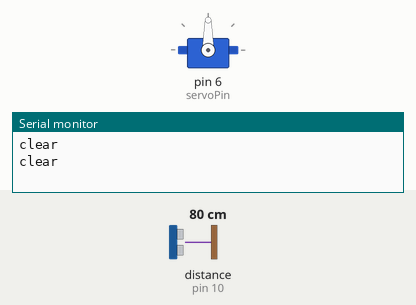
This sketch was run on a simulated Arduino Uno, built with avr-gcc and run on an emulated ATmega328P. On the bench: servo, the last lines printed to the serial monitor. Wiring (inferred from the names in the program): ultrasonic range finder: trigger pin 9; echo pin 10. The test bench sets the inputs (shaded band); at power-on: distance to the obstacle (sensor on pin 10) 80 cm. The echo pulse lasts 58.3 µs per cm.

Above: at 1.8 s.
1.9 s: distance to the obstacle (sensor on pin 10) set to 40 cm
3.4 s: distance to the obstacle (sensor on pin 10) set to 33 cm
At 6.2 s:
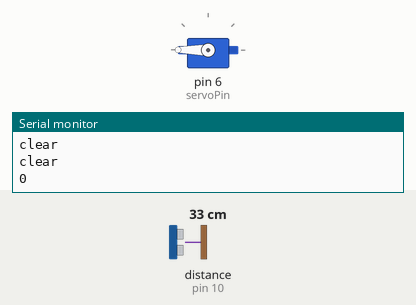
7.5 s: distance to the obstacle (sensor on pin 10) set to 60 cm
At 8.0 s:
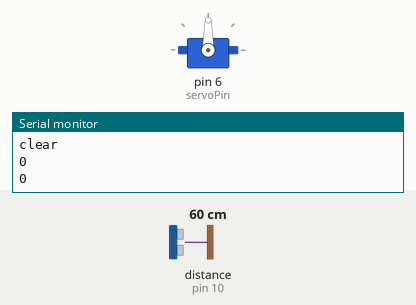
9.0 s: distance to the obstacle (sensor on pin 10) set to 2 cm
At 9.9 s:
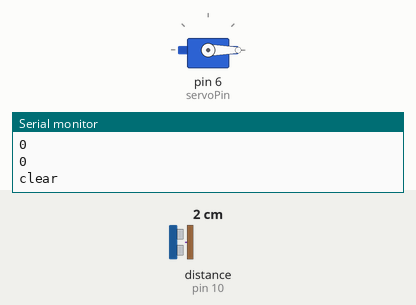
Timing chart, 0 to 14.1 s (numbered marks = the images above; inputs shaded):
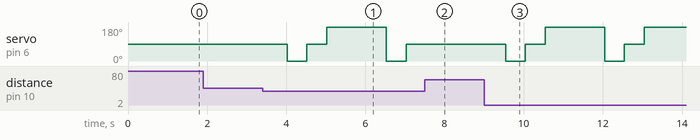

The sketch:

ServoControl.ino
```cpp
#include <Servo.h>

// Initialize pins for trigger, echo, and servo
int trigPin = 9;
int echoPin = 10;
int servoPin = 6;

 // Create an instance of Servo class
Servo servo;

// Create a threshold at which rover should stop and turn (cm)
int thresholdDistance = 35;

void setup() {
  Serial.begin(9600); // Begin serial connection
  servo.attach(servoPin); // Attach servo object to pin
  pinMode(trigPin, OUTPUT); // Set trig pin to output
  pinMode(echoPin, INPUT); // Set echo pin to input
}

void loop() {
  int distance = measureDistance(); // Measure clearance in front of rover

  if (distance < thresholdDistance) {
    // Obstacle detected!
    // Begin scanning to find a clear path
    int bestAngle = scanForClearPath();
    // Send angle to Raspberry Pi
    Serial.println(bestAngle);
  } else {
    // No obstacle detected; send a "clear" signal to the Raspberry Pi
    Serial.println("clear");
  }

  delay(1000);
}

// Function to measure distance with ultrasonic sensor
int measureDistance() {
  digitalWrite(trigPin, LOW);
  delayMicroseconds(2);
  digitalWrite(trigPin, HIGH);
  delayMicroseconds(10);
  digitalWrite(trigPin, LOW);

  long duration = pulseIn(echoPin, HIGH);
  int distance = duration * 0.034 / 2;
  return distance;
}

// Function to scan at multiple angles and find clear path
int scanForClearPath() {
  int angles[] = {-90, 0, 90};

  for (int i = 0; i < 3; i++) {
    servo.write(angles[i] + 90);  // Offset by 90 since servo operates 0-180
    delay(500);                     // Wait for servo to reach position

    int distance = measureDistance();
    if (distance > thresholdDistance) {
      return angles[i]; // Stop scanning once clear path is found
    }
  }

  return 0; // If no clear path is found, return 0
}
```

Measured:
- the behaviour switches between 36 and 35 cm on distance to the obstacle (sensor on pin 10) (found by bisection; images 0 and 1)
- after the input at 3.4 s, servo on pin 6 (servoPin): 90° → 0° after 0.62 s, → 90° 0.50 s later, → 180° 0.50 s later, → 0° 1.5 s later, … (5 changes in this stretch)
- after the input at 7.5 s, servo on pin 6 (servoPin): stays 90° (without the input it goes to 180° after 0.03 s)
- after the input at 9.0 s, servo on pin 6 (servoPin): 90° → 0° after 0.54 s, → 90° 0.50 s later, → 180° 0.50 s later, → 0° 1.5 s later, … (6 changes in this stretch)
